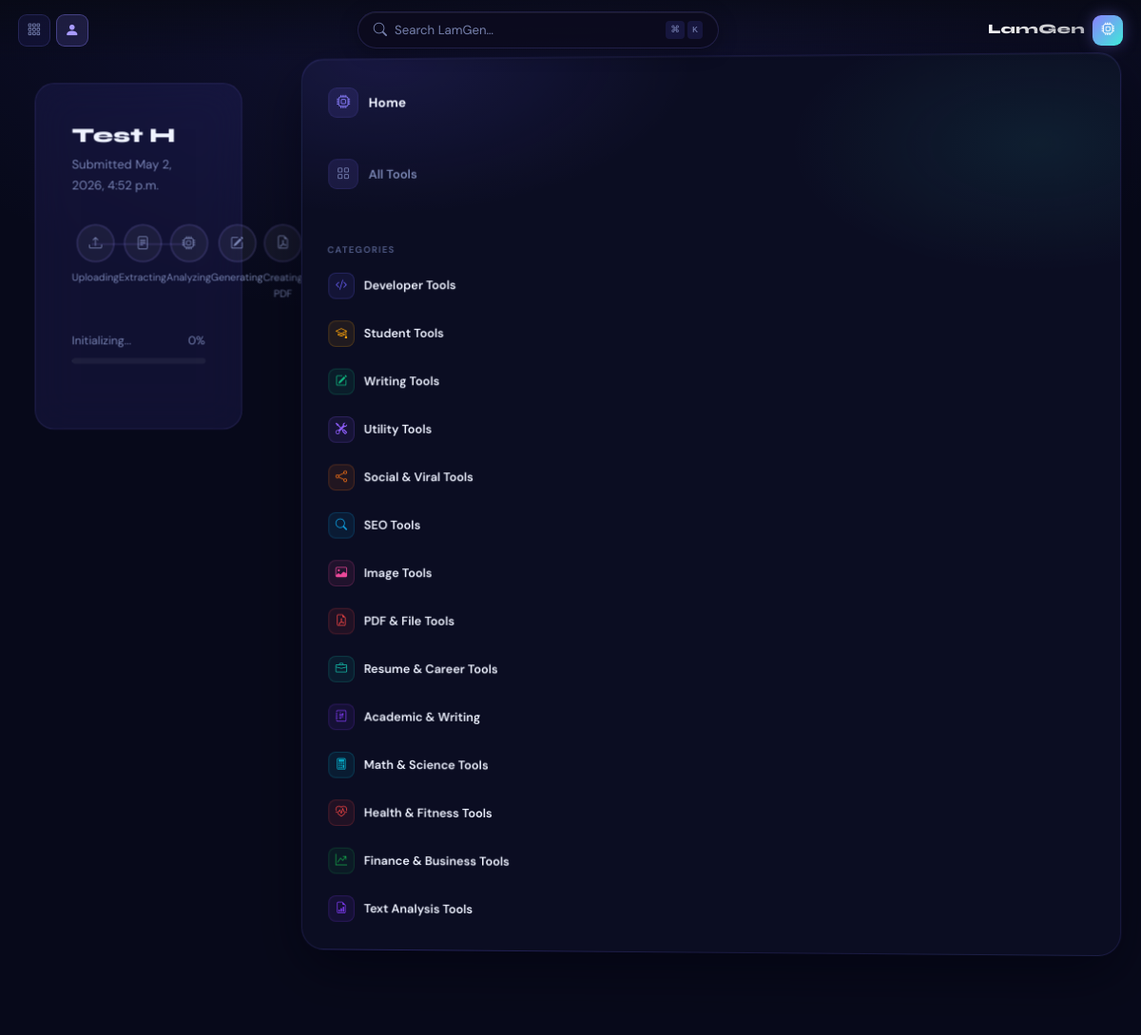
Page /thesis/status/48/ (signed in) on the committed database.
### thesis/models.py (models this page shows, shortened)
class ThesisRequest(models.Model):
    user = models.ForeignKey(
        settings.AUTH_USER_MODEL,
        on_delete=models.CASCADE,
        related_name='thesis_requests',
    )
    title = models.CharField(max_length=500)
    input_file = models.FileField(upload_to='uploads/', null=True, blank=True)
    output_file = models.FileField(upload_to='outputs/', null=True, blank=True)
    generated_thesis = models.TextField(blank=True, default='')
    status = models.CharField(
        max_length=20,
        choices=StatusChoices.choices,
        default=StatusChoices.PENDING,
        db_index=True,
    )
    error_message = models.TextField(blank=True, default='')
    created_at = models.DateTimeField(auto_now_add=True, db_index=True)
    updated_at = models.DateTimeField(auto_now=True)
    class Meta:
        ordering = ['-created_at']

### tools/models.py (models this page shows, shortened)
class ToolCategory(models.Model):
    name = models.CharField(max_length=100)
    slug = models.SlugField(unique=True)
    icon = models.CharField(max_length=60, default='bi-tools')
    color_from = models.CharField(max_length=30, default='#6C63FF')
    color_to = models.CharField(max_length=30, default='#00F5D4')
    description = models.TextField(blank=True)
    short_desc = models.CharField(max_length=200, blank=True)
    order = models.IntegerField(default=0)
    is_active = models.BooleanField(default=True)
    class Meta:
        ordering = ['order', 'name']
        verbose_name_plural = 'Tool Categories'
    def get_absolute_url(self):
        from django.urls import reverse
        return reverse('tools:category', kwargs={'category_slug': self.slug})

### thesis/views.py (the view)
# urls.py: path('status/<int:pk>/', views.ThesisStatusView.as_view(), name='status'),
class ThesisStatusView(LoginRequiredMixin, ThesisOwnerMixin, View):
    def get(self, request, pk):
        thesis = self.get_thesis(pk)
        return render(request, 'thesis/status.html', {'thesis': thesis})

### thesis/views.py (called while the page is built)
    def get_thesis(self, pk):
        obj = get_object_or_404(ThesisRequest, pk=pk)
        if obj.user != self.request.user:
            raise PermissionDenied
        return obj

### tools/context_processors.py (called while the page is built)
def tools_context(request):
    categories = cache.get('tool_categories_nav_v2')
    if categories is None:
        categories = list(
            ToolCategory.objects.filter(is_active=True).prefetch_related('tools').order_by('order', 'name')
        )
        cache.set('tool_categories_nav_v2', categories, 60 * 30)
    bookmarked_slugs = []
    if request.user.is_authenticated:
        cache_key = f'bookmarks_{request.user.pk}'
        bookmarked_slugs = cache.get(cache_key)
        if bookmarked_slugs is None:
            bookmarked_slugs = list(
                ToolBookmark.objects.filter(user=request.user).values_list('tool__slug', flat=True)
            )
            cache.set(cache_key, bookmarked_slugs, 60 * 5)
    return {
        'nav_categories': categories,
        'bookmarked_slugs': bookmarked_slugs,
    }

### thesis/templates/thesis/status.html (shortened to what this page needs)
{% extends 'base.html' %}
{% block content %}
<div class="status-page">
    <div class="status-card fade-up">
        <div class="status-title">{{ thesis.title }}</div>
        <div class="status-meta">Submitted {{ thesis.created_at|date:"N j, Y, g:i a" }}</div>
        <div class="progress-steps" id="progressSteps">
            <div class="step" id="step-uploading">
                <div class="step-icon"><i class="bi bi-upload"></i></div>
                <div class="step-label">Uploading</div>
            </div>
            <div class="step" id="step-extracting">
                <div class="step-icon"><i class="bi bi-file-text"></i></div>
                <div class="step-label">Extracting</div>
            </div>
            <div class="step" id="step-analyzing">
                <div class="step-icon"><i class="bi bi-cpu"></i></div>
                <div class="step-label">Analyzing</div>
            </div>
            <div class="step" id="step-generating">
                <div class="step-icon"><i class="bi bi-pencil-square"></i></div>
                <div class="step-label">Generating</div>
            </div>
            <div class="step" id="step-creating">
                <div class="step-icon"><i class="bi bi-file-earmark-pdf"></i></div>
                <div class="step-label">Creating PDF</div>
            </div>
        </div>
        <div class="progress-wrap">
            <div class="progress-info">
                <span id="statusText">Initializing...</span>
                <span id="progressPercent">0%</span>
            </div>
            <div class="progress-track">
            </div>
        </div>
    </div>
</div>
{% endblock %}

### templates/base.html (shortened to what this page needs)
<!DOCTYPE html>
<html lang="en">
<head>
    {% load static %}
    {% load static %}
    <link href="https://cdn.jsdelivr.net/npm/bootstrap-icons@1.11.3/font/bootstrap-icons.min.css" rel="stylesheet" media="print" onload="this.media='all'">
    {% load static %}
    <link rel="stylesheet" href="{% static 'css/main.css' %}">
</head>
    <div class="space-bg">
        <div class="alien-grid"></div>
    </div>
    <div class="top-nav-wrapper">
      <div class="top-nav-inner">
        <div class="nav-left">
          <a href="{% url 'tools:index' %}" class="nav-action-btn" title="All Tools" aria-label="All Tools">
            <i class="bi bi-grid-3x3-gap"></i>
          </a>
          <div class="nav-dropdown">
            <button class="profile-btn nav-dropdown-toggle"
                    onclick="this.closest('.nav-dropdown').classList.toggle('open')"
                    aria-label="Account menu"
                    aria-haspopup="true">
              {% if user.is_authenticated %}
              <i class="bi bi-person-fill"></i>
              {% else %}
              <i class="bi bi-person"></i>
              {% endif %}
            </button>
          </div>
        </div>
        <div class="nav-center">
          {% block nav_search %}
          <div class="global-search-pill" style="position:relative;overflow:visible;">
            <i class="bi bi-search" style="color:var(--muted);font-size:0.95rem;flex-shrink:0;"></i>
            <input type="text" id="inlineSearchInput"
                   placeholder="Search LamGen…"
                   style="background:transparent;border:none;color:var(--text);flex:1;outline:none;font-size:0.88rem;font-family:'DM Sans',sans-serif;"
                   autocomplete="off">
            <div style="display:flex;gap:3px;flex-shrink:0;">
              <span class="kbd">⌘</span><span class="kbd">K</span>
            </div>
          </div>
          {% endblock nav_search %}
        </div>
        <a href="{% url 'home' %}" class="nav-brand" aria-label="LamGen Home">
          <span class="nav-brand-name">LamGen</span>
          <div class="nav-brand-mark"><i class="bi bi-cpu"></i></div>
        </a>
      </div>
    </div>
    <main class="tools-shell">
        <div class="tools-main">
            {% block content %}{% endblock %}
        </div>
        <aside class="spatial-panel tools-actions" style="padding:1.25rem 1rem; justify-content:flex-start; overflow-y:auto; display:flex; flex-direction:column; gap:1.5rem;">
            {% block right_sidebar %}
            <a href="{% url 'home' %}"
               style="display:flex; align-items:center; gap:11px; padding:10px 12px; border-radius:12px; text-decoration:none; color:var(--lg-text); background:{% if request.path == '/' %}rgba(139,127,255,0.16){% else %}transparent{% endif %}; border:1px solid {% if request.path == '/' %}rgba(139,127,255,0.30){% else %}transparent{% endif %}; transition:all 0.18s;"
               onmouseover="if(!this.style.background.includes('139'))this.style.background='rgba(120,110,255,0.11)'"
               onmouseout="if(!this.style.background.includes('139'))this.style.background='transparent'">
                <div style="width:32px; height:32px; border-radius:9px; background:{% if request.path == '/' %}rgba(139,127,255,0.28){% else %}rgba(120,110,255,0.12){% endif %}; display:flex; align-items:center; justify-content:center; flex-shrink:0; border:1px solid {% if request.path == '/' %}rgba(139,127,255,0.40){% else %}rgba(120,110,255,0.14){% endif %};">
                    <i class="bi bi-cpu" style="color:{% if request.path == '/' %}#fff{% else %}var(--lg-violet){% endif %}; font-size:0.95rem;"></i>
                </div>
                <span style="font-weight:700; font-size:0.92rem; letter-spacing:0.2px;">Home</span>
            </a>
            <a href="{% url 'tools:index' %}"
               style="display:flex; align-items:center; gap:11px; padding:10px 12px; border-radius:12px; text-decoration:none; color:var(--lg-text); background:{% if request.path == '/tools/' %}rgba(139,127,255,0.12){% else %}transparent{% endif %}; border:1px solid {% if request.path == '/tools/' %}rgba(139,127,255,0.22){% else %}transparent{% endif %}; transition:all 0.18s;"
               onmouseover="if(!this.style.background.includes('139'))this.style.background='rgba(120,110,255,0.11)'"
               onmouseout="if(!this.style.background.includes('139'))this.style.background='transparent'">
                <div style="width:32px; height:32px; border-radius:9px; background:rgba(120,110,255,0.12); display:flex; align-items:center; justify-content:center; flex-shrink:0; border:1px solid rgba(120,110,255,0.14);">
                    <i class="bi bi-grid" style="color:var(--lg-text-muted); font-size:0.9rem;"></i>
                </div>
                <span style="font-weight:600; font-size:0.88rem; color:var(--lg-text-muted);">All Tools</span>
            </a>
            <div style="height:1px; background:linear-gradient(90deg,transparent,rgba(120,110,255,0.14) 30%,rgba(120,110,255,0.14) 70%,transparent); margin:0 0.25rem;"></div>
            <div style="display:flex; flex-direction:column; gap:3px;">
                <div style="font-size:0.65rem; font-weight:700; text-transform:uppercase; letter-spacing:1.2px; color:var(--lg-text-helper); padding:0 12px; margin-bottom:4px;">Categories</div>
                {% for cat in nav_categories %}
                <a href="{{ cat.get_absolute_url }}"
                   style="display:flex; align-items:center; gap:10px; padding:9px 12px; border-radius:11px; text-decoration:none; color:var(--lg-text); background:{% if request.path == cat.get_absolute_url %}rgba(120,110,255,0.14){% else %}transparent{% endif %}; border:1px solid {% if request.path == cat.get_absolute_url %}rgba(130,120,255,0.20){% else %}transparent{% endif %}; transition:all 0.18s;"
                   onmouseover="if(!this.style.background.includes('0.09'))this.style.background='rgba(120,110,255,0.10)'"
                   onmouseout="if(!this.style.background.includes('0.09'))this.style.background='transparent'">
                    <div style="width:28px; height:28px; border-radius:8px; background:{{ cat.color_from }}18; border:1px solid {{ cat.color_from }}33; display:flex; align-items:center; justify-content:center; flex-shrink:0;">
                        <i class="{{ cat.icon }}" style="color:{{ cat.color_from }}; font-size:0.82rem;"></i>
                    </div>
                    <span style="font-weight:600; font-size:0.86rem;">{{ cat.name }}</span>
                </a>
                {% endfor %}
            </div>
            {% endblock %}
        </aside>
    </main>
    {% load static %}
</body>
</html>

### thesis/templates/thesis/status.html (style rules this page uses)
.status-page { max-width: 720px; margin: 0 auto; padding: 2.5rem 1.5rem; }
.status-card { background: var(--surface); border: 1px solid var(--border); border-radius: 20px; padding: 2.5rem; backdrop-filter: blur(20px); }
.status-title { font-family: 'Syne', sans-serif; font-size: 1.4rem; font-weight: 800; margin-bottom: 0.25rem; }
.status-meta { color: var(--muted); font-size: 0.85rem; margin-bottom: 2rem; }
.progress-steps { display: flex; align-items: flex-start; justify-content: space-between; position: relative; margin-bottom: 2rem; }
.progress-steps::before { content: ''; position: absolute; top: 20px; left: 20px; right: 20px; height: 2px; background: var(--border); z-index: 0; }
.step { display: flex; flex-direction: column; align-items: center; gap: 8px; flex: 1; position: relative; z-index: 1; }
.step-icon { width: 40px; height: 40px; border-radius: 50%; background: rgba(255,255,255,0.05); border: 2px solid var(--border); display: flex; align-items: center; justify-content: center; font-size: 0.9rem; color: var(--muted); transition: all 0.4s cubic-bezier(0.4,0,0.2,1); }
.step-label { font-size: 0.7rem; color: var(--muted); text-align: center; transition: color 0.3s; }
.progress-wrap { margin-bottom: 2rem; }
.progress-info { display: flex; justify-content: space-between; font-size: 0.8rem; color: var(--muted); margin-bottom: 8px; }
.progress-track { height: 6px; background: rgba(255,255,255,0.06); border-radius: 3px; overflow: hidden; }

### rows in the picture
ThesisRequest: title "Test H", created_at "May 2, 2026, 4:52 p.m."
ToolCategory: name "Developer Tools"
ToolCategory: name "Student Tools"
ToolCategory: name "Writing Tools"
ToolCategory: name "Utility Tools"
ToolCategory: name "Social & Viral Tools"
ToolCategory: name "SEO Tools"
ToolCategory: name "Image Tools"
ToolCategory: name "PDF & File Tools"
ToolCategory: name "Resume & Career Tools"
ToolCategory: name "Academic & Writing"
ToolCategory: name "Math & Science Tools"
ToolCategory: name "Health & Fitness Tools"
ToolCategory: name "Finance & Business Tools"
ToolCategory: name "Text Analysis Tools"
